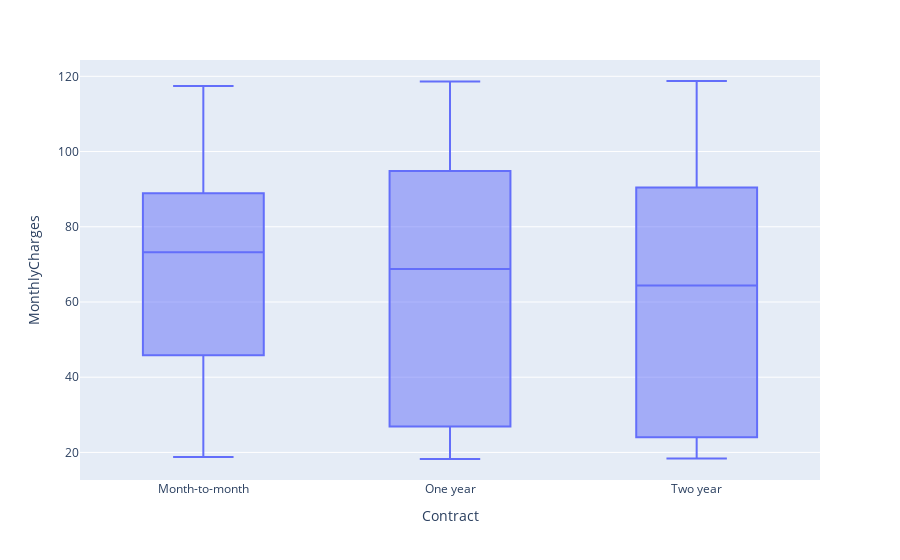

The notebook cell this image was saved under:
### Code cell
#Here is an interactive boxplot showing the contract by monthly charges
#It is observed that there are no outliers
fig = px.box(telcom, x='Contract', y='MonthlyCharges')
fig.show()

### Figure 1 — Plotly figure (JSON) as saved in the notebook; plotly's stock layout.template omitted (floating-point values rounded to 4 significant figures; data arrays with more than 128 entries replaced by an {"elided": "..."} marker saying what was removed)
{"data": [{"alignmentgroup": "True", "hovertemplate": "Contract=%{x}<br>MonthlyCharges=%{y}<extra></extra>", "legendgroup": "", "marker": {"color": "#636efa"}, "name": "", "notched": false, "offsetgroup": "", "orientation": "v", "showlegend": false, "type": "box", "x": {"elided": "7043 str values"}, "x0": " ", "xaxis": "x", "y": {"elided": "7043 float values"}, "y0": " ", "yaxis": "y"}], "layout": {"boxmode": "group", "legend": {"tracegroupgap": 0}, "margin": {"t": 60}, "xaxis": {"anchor": "y", "domain": [0, 1], "title": {"text": "Contract"}}, "yaxis": {"anchor": "x", "domain": [0, 1], "title": {"text": "MonthlyCharges"}}}}
